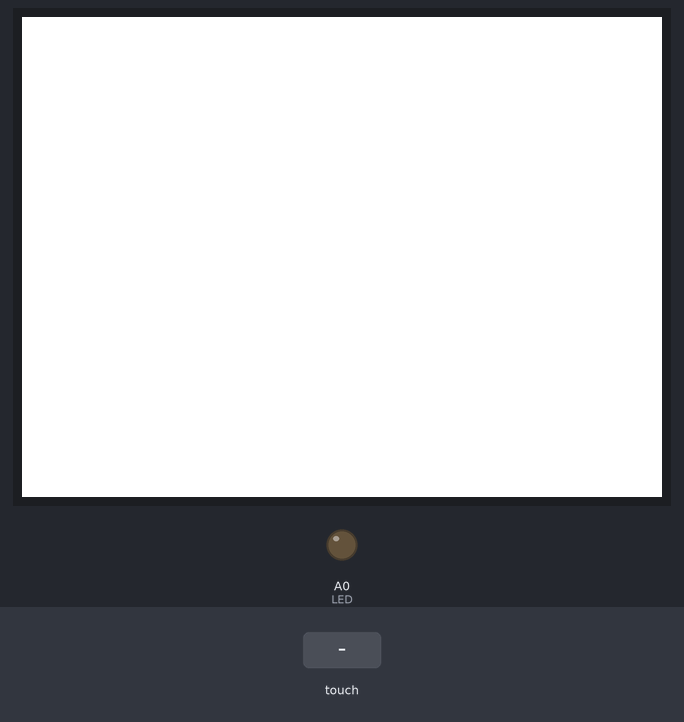
A sketch run on a simulated Arduino Uno, built with avr-gcc and run on an emulated ATmega328P. Parts: 320×240 colour display, output pins drawn as LEDs (lit = HIGH). The test bench sets the inputs (shaded band). What the sketch prints to the serial monitor is not drawn.

Above: at 1.4 s.
1.5 s: touch panel pressed at 13 % / 10 % of its raw x / y range
At 2.0 s:
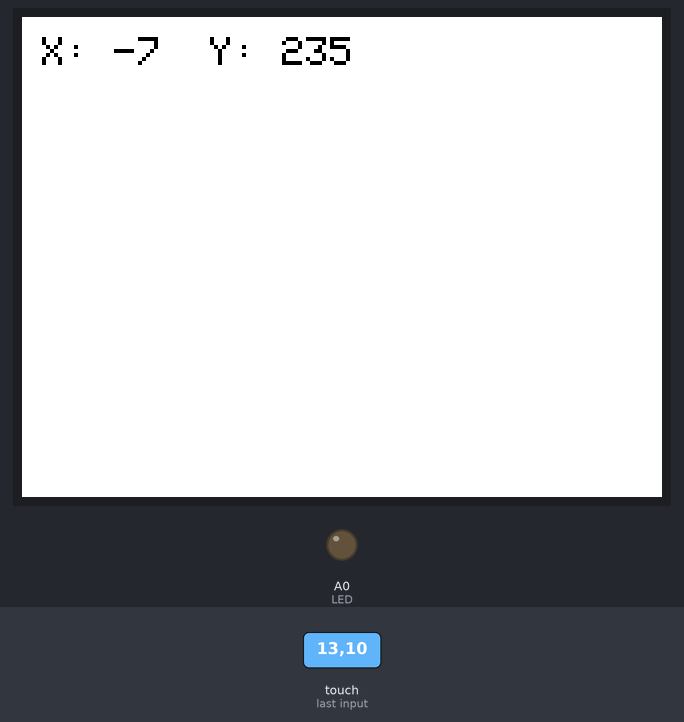
3.0 s: touch panel pressed at 38 % / 10 % of its raw x / y range
At 4.3 s:
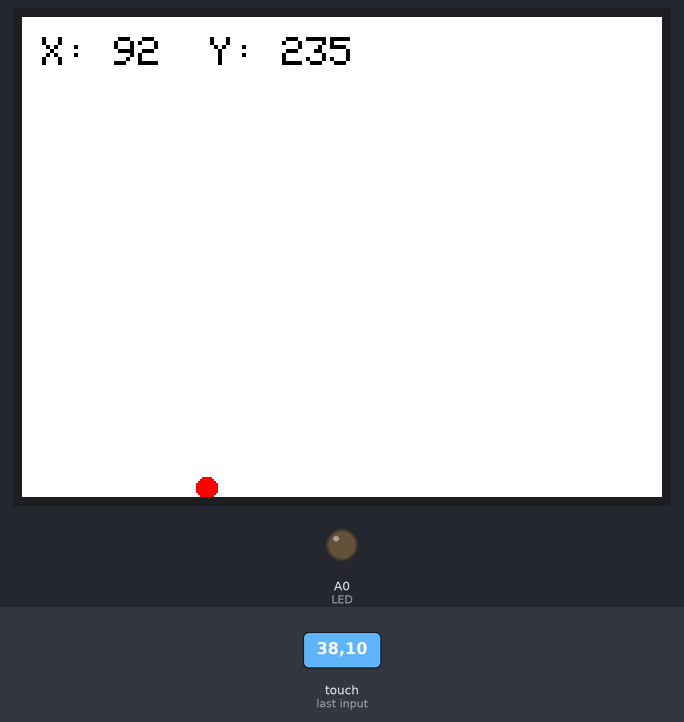
Timing chart, 0 to 6.0 s (numbered marks = the images above; inputs shaded):
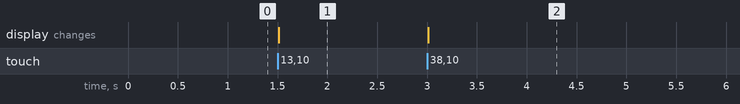

The sketch:

Proba_tactil.ino
```cpp
#include "SPI.h"
#include "Adafruit_GFX.h"
#include "Adafruit_ILI9341.h"
#include "XPT2046_Touchscreen.h"

// Pines de conexión de la pantalla ILI9341
#define TFT_CS   A5
#define TFT_DC   A3
#define TFT_RST  A4
#define LED A0

// Pines de conexión del controlador táctil XPT2046
#define T_CS    2    // Pin Chip Select del controlador táctil
#define T_IRQ   6    // Pin de interrupción del controlador táctil (opcional)

// Crear una instancia para la pantalla TFT y la pantalla táctil
Adafruit_ILI9341 tft = Adafruit_ILI9341(TFT_CS, TFT_DC, TFT_RST);
XPT2046_Touchscreen ts(T_CS, -1);  // No usar interrupciones para facilitar la calibración

// Valores de calibración (obtenidos del proceso de calibración)
int16_t minX = 720, minY = 3420, maxX = 3612, maxY = 658;

void setup() {
  Serial.begin(9600);
  pinMode(LED, OUTPUT);

  // Inicializar la pantalla TFT
  tft.begin();
  tft.setRotation(3);  // Ajusta la rotación si es necesario
  tft.fillScreen(ILI9341_WHITE);  // Llenar la pantalla de blanco

  // Inicializar la pantalla táctil
  if (ts.begin()) {
    Serial.println("Pantalla táctil inicializada correctamente.");
  } else {
    Serial.println("Error al inicializar la pantalla táctil.");
  }
}

void loop() {
  // Verificar si la pantalla táctil está siendo tocada
  if (ts.touched()) {
    TS_Point p = ts.getPoint();  // Obtener las coordenadas del toque

    // Mapear las coordenadas al tamaño de la pantalla TFT (240x320) usando los valores de calibración
    int x_mapped = map(p.x, minX, maxX, 0, 330);
    int y_mapped = map(p.y, minY, maxY, 0, 230);

    // Limpiar el área de visualización de coordenadas
    tft.fillRect(0, 0, 240, 40, ILI9341_WHITE);  // Borrar el área superior

    // Mostrar las coordenadas en la pantalla
    tft.setCursor(10, 10);
    tft.setTextColor(ILI9341_BLACK);
    tft.setTextSize(2);
    tft.print("X: "); tft.print(x_mapped);
    tft.print("  Y: "); tft.println(y_mapped);

    // También imprimir las coordenadas en el monitor serie
    Serial.print("Coordenada X: "); Serial.println(x_mapped);
    Serial.print("Coordenada Y: "); Serial.println(y_mapped);

    // Dibujar un pequeño círculo en el lugar donde tocaste
    tft.fillCircle(x_mapped, y_mapped, 5, ILI9341_RED);  // Círculo rojo de 5 píxeles de radio

    delay(200);  // Evitar múltiples detecciones rápidas
  }
}
```

Measured:
- after the input at 1.5 s, the display: changes at once (image 1)
- after the input at 3.0 s, the display: changes at once (image 2)
